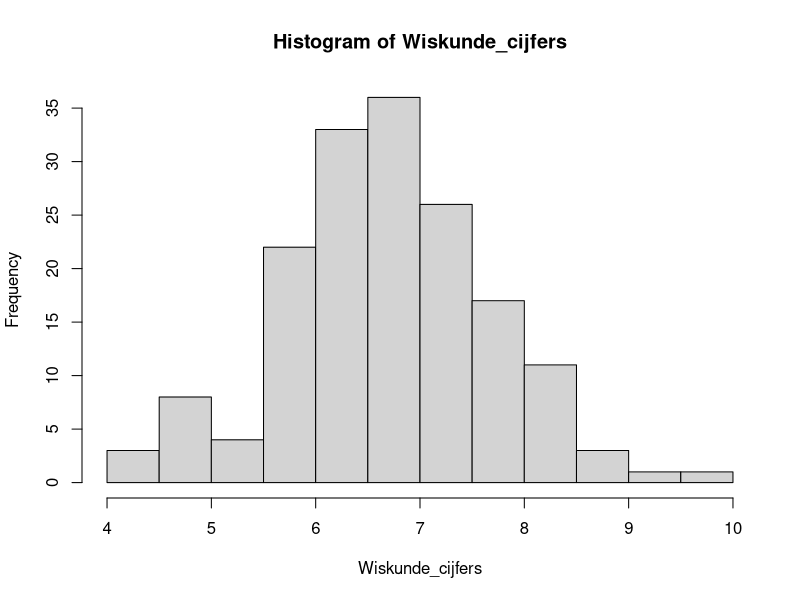

The R script that drew this image:
## ---- chunk 1
knitr::opts_chunk$set(echo = TRUE)
#opties voor themes: spacelab, readable, united, yeti
## ---- chunk 2
## inladen packages

## aanmaken dummydata
set.seed(95)

level1_cijfers <- c(4, 4.5, 5.0, 5.5, 6.0, 6.5, 7.0, 7.5, 8.0, 8.5, 9.0, 9.5, 10)
level2_cijfers <- c(5.0, 5.5, 6.0, 6.5, 7.0, 7.5, 8.0, 8.5, 9.0)
level3_cijfers <- c(6.0, 6.5, 7.0, 7.5, 8.0, 8.5)
level4_cijfers <- c(6.5, 7.0, 7.5)

Wiskundecijfers_level1 <- sample(level1_cijfers, 15, replace = TRUE)
Wiskunde_cijfers_level2 <- sample(level2_cijfers, 40, replace=TRUE)
Wiskunde_cijfers_level3 <- sample(level3_cijfers, 60, replace=TRUE)
Wiskunde_cijfers_level4 <- sample(level4_cijfers, 50, replace=TRUE)
Wiskunde_cijfers_level2_tot_level4 = c(Wiskunde_cijfers_level2,
                                      Wiskunde_cijfers_level3,
                                      Wiskunde_cijfers_level4)

Wiskunde_cijfers <- append(Wiskundecijfers_level1, Wiskunde_cijfers_level2_tot_level4)
## ---- chunk 3
hist(Wiskunde_cijfers)
## ---- chunk 4
x <-rnorm(230)
#ks.test(Wiskunde_cijfers, x)
## ---- chunk 5
shapiro.test(Wiskunde_cijfers)
## ---- chunk 6
t.test(Wiskunde_cijfers, mu = 6.9) # testen of het gemiddelde van onze studenten afwijkt van het landelijk gemiddelde (6.9)
